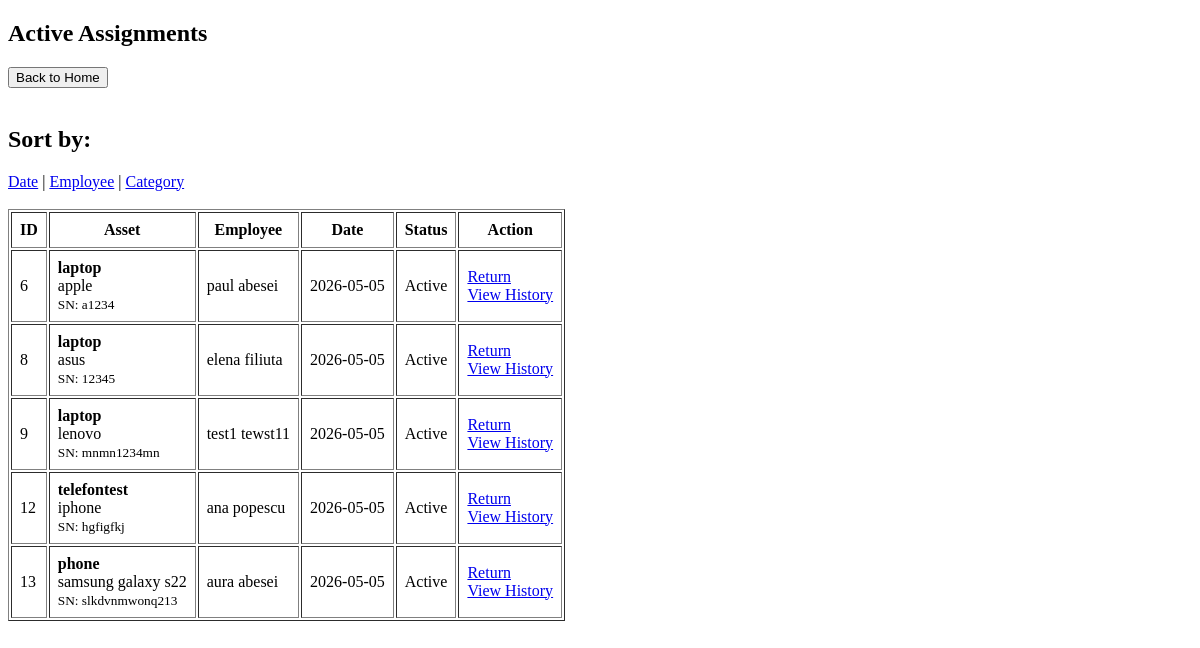
/assignments, run on an earlier commit of the app's database.
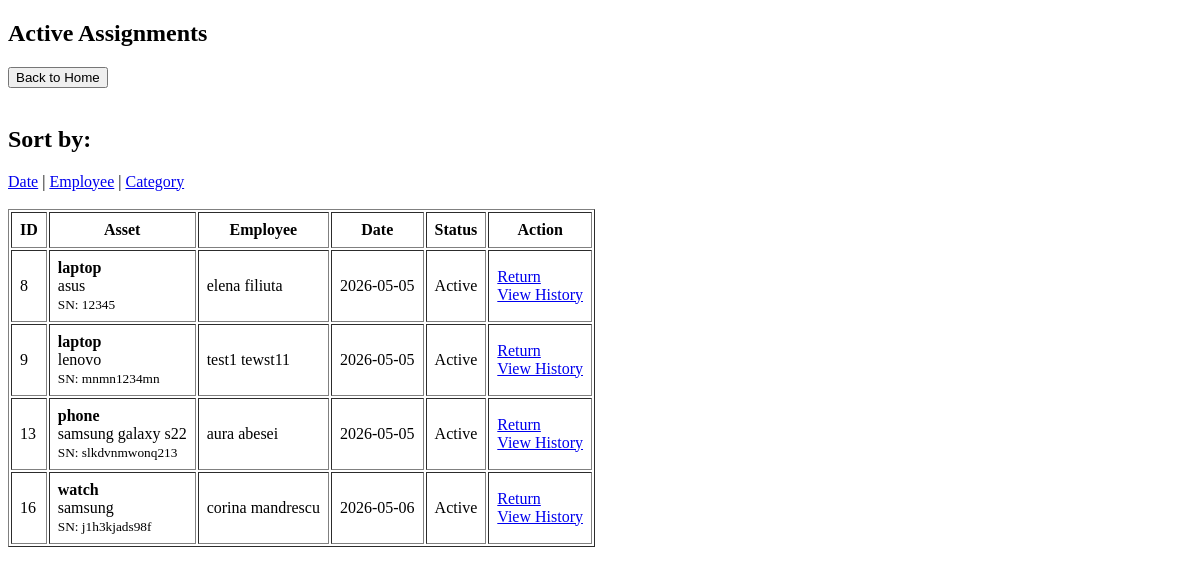
And on a later commit of the database.
### tables this page shows
CREATE TABLE assignments (
        id INTEGER PRIMARY KEY AUTOINCREMENT,
        asset_id INTEGER NOT NULL,
        employee_id INTEGER NOT NULL,
        assigned_date TEXT NOT NULL,
        returned_date TEXT,
        status TEXT NOT NULL DEFAULT 'Active',

        FOREIGN KEY (asset_id) REFERENCES assets(id),
        FOREIGN KEY (employee_id) REFERENCES employees(id)
    );

CREATE TABLE assets (
        id INTEGER PRIMARY KEY AUTOINCREMENT,
        category TEXT,
        brand TEXT,
        serial_number TEXT UNIQUE,
        status TEXT NOT NULL DEFAULT 'Available',
        purchase_date TEXT
    );

CREATE TABLE employees (
        id INTEGER PRIMARY KEY AUTOINCREMENT,
        first_name TEXT NOT NULL,
        last_name TEXT NOT NULL,
        department TEXT
    );

### routes/assignments.py (the view)
    @app.route("/assignments")
    def list_assignments():
        sort_by = request.args.get("sort", "assigned_date")
        data = get_active_assignments(sort_by)
        return render_template("assignments/list.html",assignments=data)

### templates/assignments/list.html (shortened to what this page needs)
<!DOCTYPE html>
<html>
<head>
</head>
<body>
<h2>Active Assignments</h2>
<button onclick="window.location.href='/'">Back to Home</button>
<br><br>
<h2>Sort by:</h2>
<a href="/assignments?sort=date">Date</a> |
<a href="/assignments?sort=name">Employee</a> |
<a href="/assignments?sort=category">Category</a>
<br><br>
<table border="1" cellpadding="8">
    <tr>
        <th>ID</th>
        <th>Asset</th>
        <th>Employee</th>
        <th>Date</th>
        <th>Status</th>
        <th>Action</th>
    </tr>
    {% for row in assignments %}
    <tr>
        <td>{{ row["assignment_id"] }}</td>
        <td>
            <b>{{ row["category"] }}</b><br>
            {{ row["brand"] }}<br>
            <small>SN: {{ row["serial_number"] }}</small>
        </td>
        <td>{{ row["first_name"] }} {{ row["last_name"] }}</td>
        <td>{{ row["assigned_date"] }}</td>
        <td>{{ row["status"] }}</td>
        <td>
            <a href="/return/{{ row['assignment_id'] }}">Return</a>
            <br>
            <a href="/asset/{{ row['asset_id'] }}">View History</a>
        </td>
    </tr>
    {% endfor %}
</table>
</body>
</html>

What changed in the data, as far as the page shows it:
no longer on this page (row edited): assignments: assignment_id "6", category "laptop", brand "apple", serial_number "a1234", first_name "paul", last_name "abesei", assigned_date "2026-05-05", status "Active"
removed assignments: assignment_id "12", category "telefontest", brand "iphone", serial_number "hgfigfkj", first_name "ana", last_name "popescu", assigned_date "2026-05-05", status "Active"
added assignments: assignment_id "16", category "watch", brand "samsung", serial_number "j1h3kjads98f", first_name "corina", last_name "mandrescu", assigned_date "2026-05-06", status "Active"
